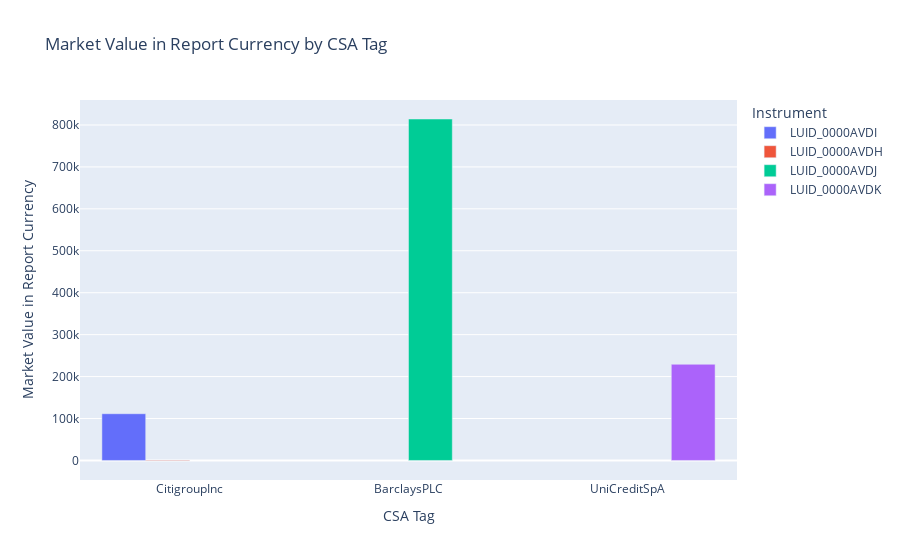

Write notebook code for a chart like this one.
### Markdown cell above
#### View market values for all counterparties

### Code cell
visualizer.plot_market_values()

### Figure 1 — Plotly figure (JSON) as saved in the notebook; plotly's stock layout.template omitted (floating-point values rounded to 4 significant figures)
{"data": [{"alignmentgroup": "True", "hovertemplate": "Instrument=LUID_0000AVDI<br>CSA Tag=%{x}<br>Market Value in Report Currency=%{y}<extra></extra>", "legendgroup": "LUID_0000AVDI", "marker": {"color": "#636efa", "pattern": {"shape": ""}}, "name": "LUID_0000AVDI", "offsetgroup": "LUID_0000AVDI", "orientation": "v", "showlegend": true, "textposition": "auto", "type": "bar", "x": ["CitigroupInc"], "xaxis": "x", "y": [111400.0], "yaxis": "y"}, {"alignmentgroup": "True", "hovertemplate": "Instrument=LUID_0000AVDH<br>CSA Tag=%{x}<br>Market Value in Report Currency=%{y}<extra></extra>", "legendgroup": "LUID_0000AVDH", "marker": {"color": "#EF553B", "pattern": {"shape": ""}}, "name": "LUID_0000AVDH", "offsetgroup": "LUID_0000AVDH", "orientation": "v", "showlegend": true, "textposition": "auto", "type": "bar", "x": ["CitigroupInc"], "xaxis": "x", "y": [-1280.0], "yaxis": "y"}, {"alignmentgroup": "True", "hovertemplate": "Instrument=LUID_0000AVDJ<br>CSA Tag=%{x}<br>Market Value in Report Currency=%{y}<extra></extra>", "legendgroup": "LUID_0000AVDJ", "marker": {"color": "#00cc96", "pattern": {"shape": ""}}, "name": "LUID_0000AVDJ", "offsetgroup": "LUID_0000AVDJ", "orientation": "v", "showlegend": true, "textposition": "auto", "type": "bar", "x": ["BarclaysPLC"], "xaxis": "x", "y": [814200.0], "yaxis": "y"}, {"alignmentgroup": "True", "hovertemplate": "Instrument=LUID_0000AVDK<br>CSA Tag=%{x}<br>Market Value in Report Currency=%{y}<extra></extra>", "legendgroup": "LUID_0000AVDK", "marker": {"color": "#ab63fa", "pattern": {"shape": ""}}, "name": "LUID_0000AVDK", "offsetgroup": "LUID_0000AVDK", "orientation": "v", "showlegend": true, "textposition": "auto", "type": "bar", "x": ["UniCreditSpA"], "xaxis": "x", "y": [229400.0], "yaxis": "y"}], "layout": {"barmode": "group", "legend": {"title": {"text": "Instrument"}, "tracegroupgap": 0}, "title": {"text": "Market Value in Report Currency by CSA Tag"}, "xaxis": {"anchor": "y", "domain": [0, 1], "title": {"text": "CSA Tag"}}, "yaxis": {"anchor": "x", "domain": [0, 1], "title": {"text": "Market Value in Report Currency"}}}}
